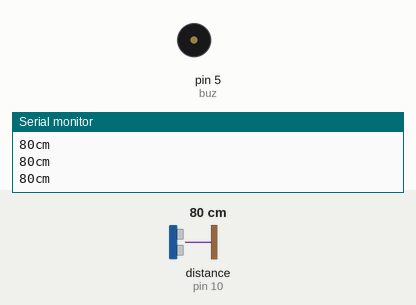
This sketch was run on a simulated Arduino Uno, built with avr-gcc and run on an emulated ATmega328P. On the bench: buzzer (waves = sounding, pin HIGH), the last lines printed to the serial monitor. Wiring (inferred from the names in the program): ultrasonic range finder: trigger pin 12; echo pin 10. The test bench sets the inputs (shaded band); at power-on: distance to the obstacle (sensor on pin 10) 80 cm. The echo pulse lasts 58.3 µs per cm; pins used as bus, display or sensor lines are not drawn.

Above: at 1.2 s.
1.3 s: distance to the obstacle (sensor on pin 10) set to 66 cm
2.8 s: distance to the obstacle (sensor on pin 10) set to 58 cm
At 3.02 s:
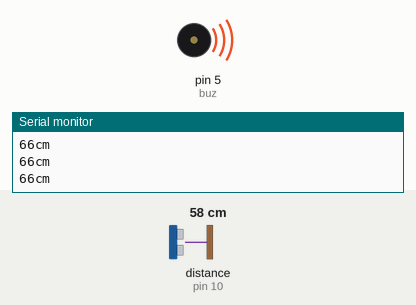
5.8 s: distance to the obstacle (sensor on pin 10) set to 250 cm
At 6.6 s:
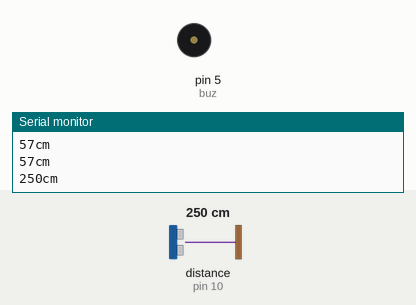
7.3 s: distance to the obstacle (sensor on pin 10) set to 35 cm
At 7.48 s:
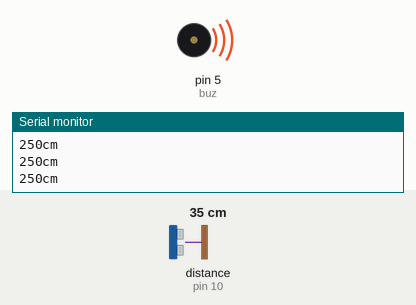
Timing chart, 0 to 11.3 s (numbered marks = the images above; inputs shaded):
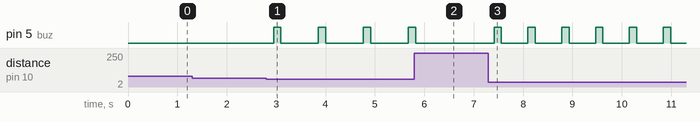

The sketch:

Third_Eye_for_Blind_-_Ultrasonic_Vibrator_Glove.ino
```cpp
  const int TrigPin = 12; //Trigger connected to PIN 7
  const int EchoPin = 10; //Echo connected to PIN 8
  int buz=5; //Buzzer to PIN 4
  void setup() {
  Serial.begin(9600);
  pinMode(buz, OUTPUT);
  }
  void loop()
  {
  long duration, cm;
  pinMode(TrigPin, OUTPUT);
  digitalWrite(TrigPin, LOW);
  delayMicroseconds(2);
  digitalWrite(TrigPin, HIGH);
  delayMicroseconds(5);
  digitalWrite(TrigPin, LOW);
  pinMode(EchoPin, INPUT);
  duration = pulseIn(EchoPin, HIGH);
  cm = microsecondsToCentimeters(duration);
  if(cm<=60 && cm>0)
  {
  int d= map(cm, 5, 200, 100, 2000);
  digitalWrite(buz, HIGH);
  delay(150);
  digitalWrite(buz, LOW);
  delay(d);
  }
  Serial.print(cm);
  Serial.print("cm");
  Serial.println();
  delay(150);
  }
  long microsecondsToCentimeters(long microseconds)
  {
  return microseconds / 29 / 2;
  }
```

Measured:
- the behaviour switches between 61 and 60 cm on distance to the obstacle (sensor on pin 10) (found by bisection; images 0 and 1)
- after the input at 2.8 s, pin 5 (buz): alternates HIGH for 0.15 s and LOW for 0.76 s, starting after 0.15 s
- after the input at 5.8 s, pin 5 (buz): goes on until 5.8 s, then stays LOW
- after the input at 7.3 s, pin 5 (buz): alternates HIGH for 0.15 s and LOW for 0.53 s, starting after 0.11 s
